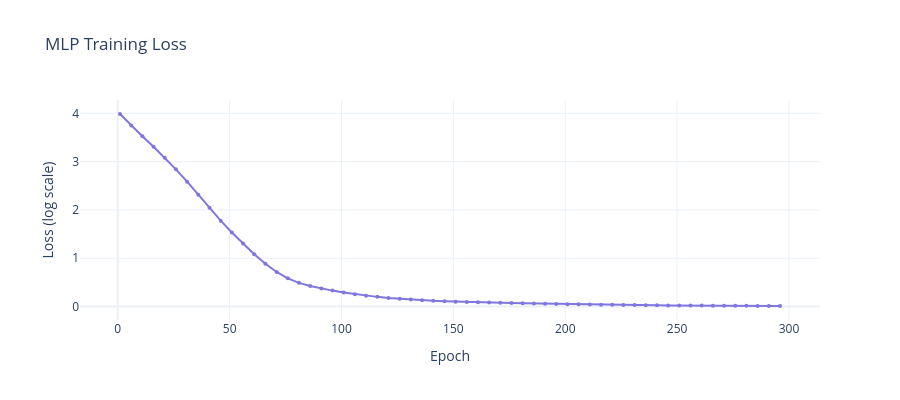

Notebook code cell kept with this figure:
### Code cell
# Plot loss curve
import plotly.graph_objects as go

epochs_to_plot = list(range(1, 301, 5))
losses_to_plot = [losses[i-1] for i in epochs_to_plot]

fig = go.Figure()
fig.add_trace(go.Scatter(
    x=epochs_to_plot,
    y=losses_to_plot,
    mode='lines+markers',
    line=dict(color='#7F77DD', width=2),
    marker=dict(size=4),
    name='Training Loss'
))

fig.update_layout(
    title='MLP Training Loss',
    xaxis_title='Epoch',
    yaxis_title='Loss (log scale)',
    template='plotly_white',
    height=400
)
fig.show()

### Figure 1 — Plotly figure (JSON) as saved in the notebook; plotly's stock layout.template omitted (floating-point values rounded to 4 significant figures)
{"data": [{"line": {"color": "#7F77DD", "width": 2}, "marker": {"size": 4}, "mode": "lines+markers", "name": "Training Loss", "type": "scatter", "x": [1, 6, 11, 16, 21, 26, 31, 36, 41, 46, 51, 56, 61, 66, 71, 76, 81, 86, 91, 96, 101, 106, 111, 116, 121, 126, 131, 136, 141, 146, 151, 156, 161, 166, 171, 176, 181, 186, 191, 196, 201, 206, 211, 216, 221, 226, 231, 236, 241, 246, 251, 256, 261, 266, 271, 276, 281, 286, 291, 296], "y": [3.986, 3.749, 3.527, 3.307, 3.08, 2.84, 2.585, 2.316, 2.043, 1.779, 1.534, 1.304, 1.083, 0.8849, 0.7159, 0.5845, 0.4907, 0.4249, 0.374, 0.3305, 0.2912, 0.2564, 0.2263, 0.2008, 0.179, 0.1603, 0.1442, 0.1306, 0.1191, 0.1093, 0.1011, 0.09406, 0.08786, 0.08222, 0.07698, 0.07204, 0.0673, 0.06276, 0.05842, 0.0544, 0.05052, 0.04681, 0.04333, 0.04002, 0.03697, 0.03411, 0.03144, 0.02896, 0.02672, 0.02472, 0.02293, 0.02129, 0.01976, 0.01833, 0.01702, 0.01584, 0.01473, 0.01367, 0.01273, 0.01185]}], "layout": {"height": 400, "title": {"text": "MLP Training Loss"}, "xaxis": {"title": {"text": "Epoch"}}, "yaxis": {"title": {"text": "Loss (log scale)"}}}}
